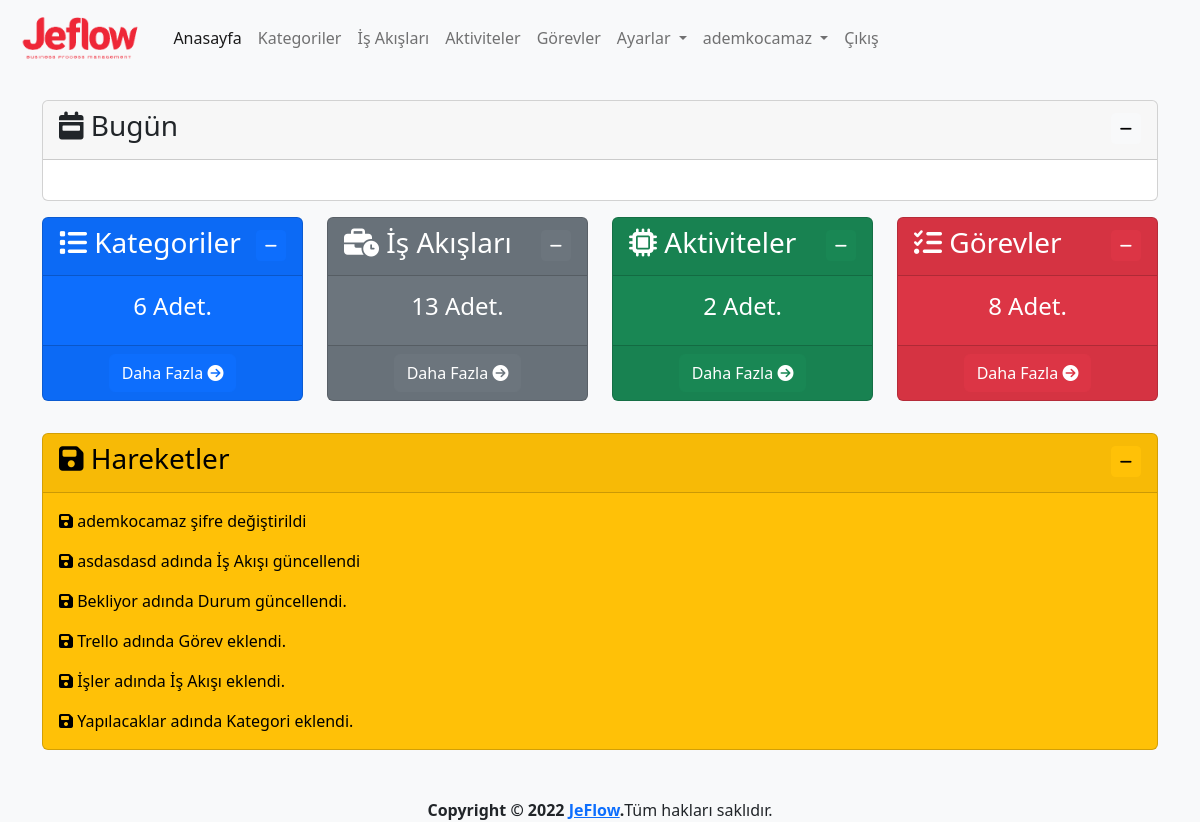
The page / (signed in) on the database its author committed.
### log/models.py (models this page shows, shortened)
class Log(models.Model):
    logger_name = models.CharField(max_length=100,verbose_name='Loglayıcı Adı')
    level = models.PositiveSmallIntegerField(choices=LOG_LEVELS, default=logging.ERROR, db_index=True,verbose_name='Seviye')
    msg = models.TextField(verbose_name='Mesaj')
    trace = models.TextField(blank=True, null=True,verbose_name='Yığın')
    create_datetime = models.DateTimeField(auto_now_add=True, verbose_name='Oluşturulma Zamanı')
    user=models.ForeignKey(User,on_delete=models.CASCADE,verbose_name='Kullanıcı', blank=True, null=True)
    class Meta:
        ordering = ('-create_datetime',)
        verbose_name = 'Log'
        verbose_name_plural ='Loglar'

### app/views.py (the view)
# urls.py: path('', views.index, name='index'),
@login_required(login_url='/user/login/')
def index(request):
    category_count=Category.objects.count()
    process_count=Process.objects.count()
    activity_count=Activity.objects.count()
    task_count=Task.objects.count()
    user_activities=Log.objects.all().filter(user=request.user)[:10]
    context={
        'category_count':category_count,
        'process_count':process_count,
        'activity_count':activity_count,
        'task_count':task_count,
        'user_activities':user_activities
    }
    return render(request, 'app/index.html',context)

### templates/app/index.html
{% extends 'layout.html' %}
{% load humanize %}
{% block content %}
<div class="row mt-3">
    <div class="col-md-3 col-sm-6 mb-3">
        <div class="card text-bg-primary" style="max-width: 18rem;">
            <div class="card-header">
                <h3 class="card-title">
                    <i class="fa-solid fa-list"></i>
                    Kategoriler
                    <div class="float-end">
                        <button class="btn btn-primary btn-sm" type="button" data-bs-toggle="collapse"
                            data-bs-target="#collapseKategori" aria-expanded="false" aria-controls="collapseKategori">
                            <i class="fa-solid fa-minus"></i>
                        </button>
                    </div>
                </h3>
            </div>
            <div class="collapse show" id="collapseKategori">
                <div class="card-body text-center">
                    <h4 class="card-title">{{ category_count }} Adet.</h5>
                </div>
                <div class="card-footer text-center">
                    <a class="btn btn-primary" href="{% url 'category' %}">
                        Daha Fazla
                        <i class="fa-solid fa-circle-arrow-right"></i>
                    </a>
                </div>
            </div>
        </div>
    </div>
    <div class="col-md-3 col-sm-6 mb-3">
        <div class="card text-bg-secondary" style="max-width: 18rem;">
            <div class="card-header">
                <h3 class="card-title">
                    <i class="fa-solid fa-business-time"></i>
                    İş Akışları
                    <div class="float-end">
                        <button class="btn btn-secondary btn-sm" type="button" data-bs-toggle="collapse"
                            data-bs-target="#collapseIsAkis" aria-expanded="false" aria-controls="collapseIsAkis">
                            <i class="fa-solid fa-minus"></i>
                        </button>
                    </div>
                </h3>
            </div>
            <div class="collapse show" id="collapseIsAkis">
                <div class="card-body text-center">
                    <h4 class="card-title">{{ process_count }} Adet.</h5>
                </div>
                <div class="card-footer text-center">
                    <a class="btn btn-secondary" href="{% url 'process' %}">
                        Daha Fazla
                        <i class="fa-solid fa-circle-arrow-right"></i>
                    </a>
                </div>
            </div>
        </div>
    </div>
    <div class="col-md-3 col-sm-6 mb-3">
        <div class="card text-bg-success" style="max-width: 18rem;">
            <div class="card-header">
                <h3 class="card-title">
                    <i class="fa-solid fa-microchip"></i>
                    Aktiviteler
                    <div class="float-end">
                        <button class="btn btn-success btn-sm" type="button" data-bs-toggle="collapse"
                            data-bs-target="#collapseAktivite" aria-expanded="false" aria-controls="collapseAktivite">
                            <i class="fa-solid fa-minus"></i>
                        </button>
                    </div>
                </h3>
            </div>
            <div class="collapse show" id="collapseAktivite">
                <div class="card-body text-center">
                    <h4 class="card-title">{{ activity_count }} Adet.</h5>
                </div>
                <div class="card-footer text-center">
                    <a class="btn btn-success" href="{% url 'activity' %}">
                        Daha Fazla
                        <i class="fa-solid fa-circle-arrow-right"></i>
                    </a>
                </div>
            </div>
        </div>
    </div>
    <div class="col-md-3 col-sm-6 mb-3">
        <div class="card text-bg-danger" style="max-width: 18rem;">
            <div class="card-header">
                <h3 class="card-title">
                    <i class="fa-solid fa-list-check"></i>
                    Görevler
                    <div class="float-end">
                        <button class="btn btn-danger btn-sm" type="button" data-bs-toggle="collapse"
                            data-bs-target="#collapseGorev" aria-expanded="false" aria-controls="collapseGorev">
                            <i class="fa-solid fa-minus"></i>
                        </button>
                    </div>
                </h3>
            </div>
            <div class="collapse show" id="collapseGorev">
                <div class="card-body text-center">
                    <h4 class="card-title">{{ task_count }} Adet.</h5>
                </div>
                <div class="card-footer text-center">
                    <a class="btn btn-danger" href="{% url 'task' %}">
                        Daha Fazla
                        <i class="fa-solid fa-circle-arrow-right"></i>
                    </a>
                </div>
            </div>
        </div>
    </div>
</div>
<div class="row mt-3">
    <div class="col-md-12">
        <div class="card text-bg-warning">
            <div class="card-header">
                <h3 class="card-title">
                    <i class="fa-solid fa-floppy-disk"></i>
                    Hareketler
                    <div class="float-end">
                        <button class="btn btn-warning btn-sm" type="button" data-bs-toggle="collapse"
                            data-bs-target="#collapseHareketler" aria-expanded="false"
                            aria-controls="collapseHareketler">
                            <i class="fa-solid fa-minus"></i>
                        </button>
                    </div>
                </h3>
            </div>
            <div class="collapse show" id="collapseHareketler">
                <div class="card-body">
                    {% for user_activity in user_activities %}
                    <p class="card-text"><i class="fa-solid fa-floppy-disk"></i> {{ user_activity.msg }}</p>
                    {% endfor %}
                </div>
            </div>
        </div>
    </div>
</div>
{% endblock %}

### templates/layout.html (shortened to what this page needs)
{% load static %}
<!doctype html>
<html lang="tr">
<head>
  <link href="https://cdn.jsdelivr.net/npm/bootstrap@5.2.2/dist/css/bootstrap.min.css" rel="stylesheet"
>
  <link rel="stylesheet" href="{% static 'css/jeflow.css' %}">
  <link href="https://cdn.jsdelivr.net/npm/select2@4.1.0-rc.0/dist/css/select2.min.css" rel="stylesheet" />
  <link rel="stylesheet" type="text/css" href="https://cdn.datatables.net/1.12.1/css/dataTables.bootstrap5.min.css">
  <link rel="stylesheet" type="text/css"
    href="https://cdn.datatables.net/responsive/2.3.0/css/responsive.dataTables.min.css">
  <link rel="stylesheet" type="text/css" href="https://cdn.datatables.net/buttons/2.2.3/css/buttons.bootstrap5.min.css">
</head>
<body class="bg-light">
  <header>
    <nav class="navbar navbar-expand-lg bg-light">
      <div class="container-fluid">
        <a class="navbar-brand" href="{% url 'index' %}">
          <img class="logo" src="{% static 'img/logo-text.png' %}" alt="JeFlow">
        </a>
        <div class="collapse navbar-collapse" id="navbarNavDropdown">
          <ul class="navbar-nav">
            <li class="nav-item">
              <a class="nav-link active" aria-current="page" href="{% url 'index' %}">Anasayfa</a>
            </li>
            {% if user.is_authenticated %}
            <li class="nav-item">
              <a class="nav-link" href="{% url 'category' %}">Kategoriler</a>
            </li>
            <li class="nav-item">
              <a class="nav-link" href="{% url 'process' %}">İş Akışları</a>
            </li>
            <li class="nav-item">
              <a class="nav-link" href="{% url 'activity' %}">Aktiviteler</a>
            </li>
            <li class="nav-item">
              <a class="nav-link" href="{% url 'task' %}">Görevler</a>
            </li>
            <li class="nav-item dropdown">
              <a class="nav-link dropdown-toggle" href="{% url 'settings' %}" role="button" data-bs-toggle="dropdown"
                aria-expanded="false">
                Ayarlar
              </a>
            </li>
            <li class="nav-item dropdown">
              <a class="nav-link dropdown-toggle" href="{% url 'profile' %}" role="button" data-bs-toggle="dropdown"
                aria-expanded="false">
                {{ user }}
              </a>
            </li>
            <li class="nav-item">
              <a class="nav-link" href="javascript:{document.getElementById('logout').submit()}">Çıkış</a>
            </li>
            {% else %}
            <li class="nav-item">
              <a class="nav-link" href="{% url 'register' %}">Kayıt Ol</a>
            </li>
            {% endif %}
          </ul>
        </div>
      </div>
    </nav>
  </header>
  <main>
    <div class="container mt-4">
      <div class="row mb-3">
        <div class="col-md-12">
          <div class="card">
            <div class="card-header">
              <h3 class="card-title">
                <i class="fa-solid fa-calendar-week"></i>
                Bugün
                <div class="float-end">
                  <button class="btn btn-light btn-sm" type="button" data-bs-toggle="collapse"
                    data-bs-target="#collapseZaman" aria-expanded="false" aria-controls="collapseZaman">
                    <i class="fa-solid fa-minus"></i>
                  </button>
                </div>
              </h3>
            </div>
            <div class="collapse show" id="collapseZaman">
              <div class="card-body text-center">
              </div>
            </div>
          </div>
        </div>
      </div>
      {% block content %}
      {% endblock %}
    </div>
  </main>
  <footer class="mt-5">
    <div class="d-flex justify-content-center">
      <strong>Copyright &copy; 2022 <a href="http://jeflow.herokuapp.com">JeFlow</a>.</strong>
      Tüm hakları saklıdır.
    </div>
  </footer>
</body>
</html>

### static/css/jeflow.css (style rules this page uses)
img.logo { height: 50px; }

### rows shown on the page
Log: msg "ademkocamaz şifre değiştirildi"
Log: msg "asdasdasd adında İş Akışı güncellendi"
Log: msg "Bekliyor adında Durum güncellendi."
Log: msg "Trello adında Görev eklendi."
Log: msg "İşler adında İş Akışı eklendi."
Log: msg "Yapılacaklar adında Kategori eklendi."

### other values the page prints
{{ user }} "ademkocamaz"
{{ category_count }} "6"
{{ process_count }} "13"
{{ activity_count }} "2"
{{ task_count }} "8"
